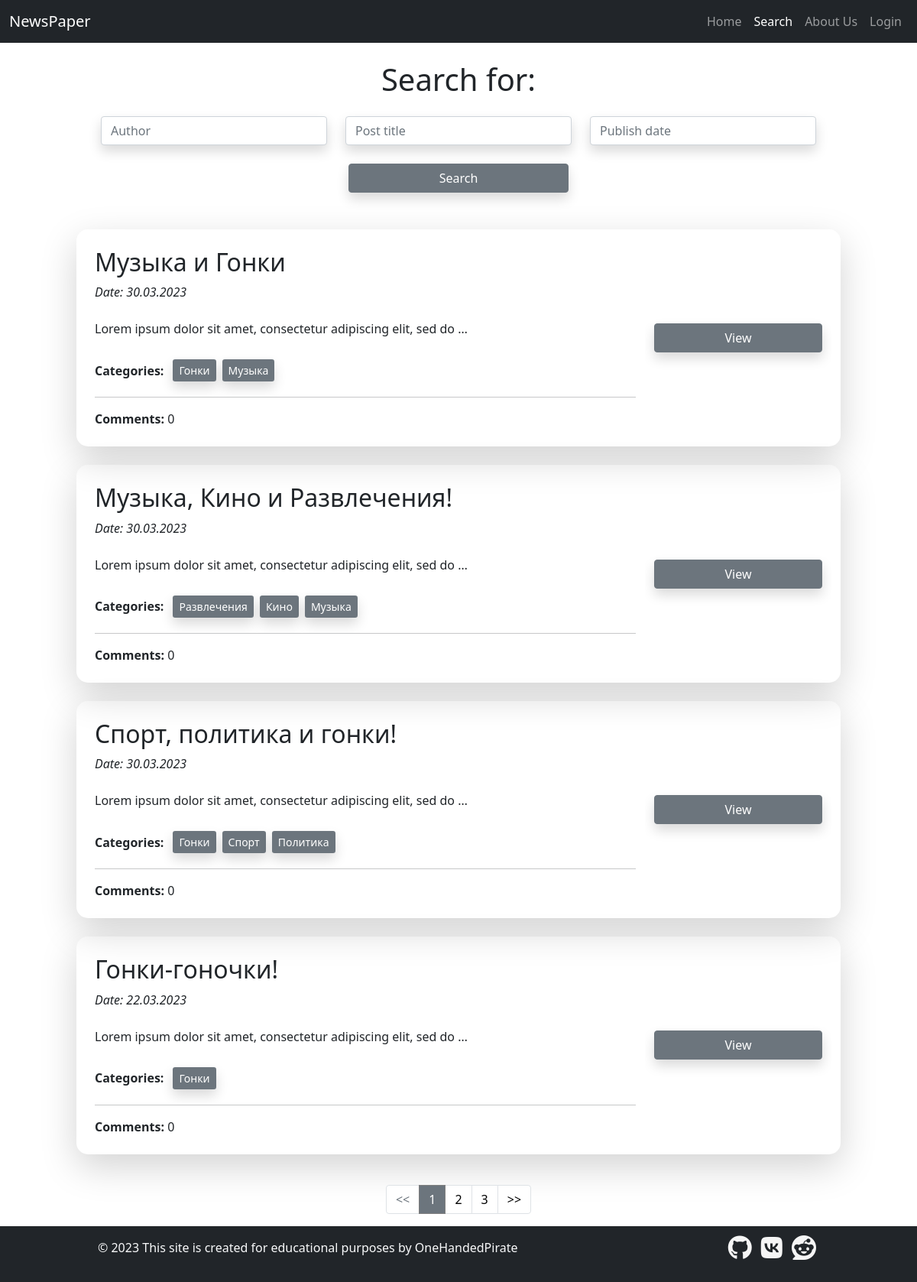
The app's page /news/search/ with its own data.
### news/models.py (models this page shows, shortened)
class Post(models.Model, Attitude):
    author = models.ForeignKey(Author, on_delete=models.CASCADE)
    type = models.CharField(max_length=1,
                            choices=[('N', 'News'), ('A', 'Article')],
                            default='A')
    publish_time = models.DateTimeField(auto_now_add=True)
    category = models.ManyToManyField(Category, through='PostCategory')
    title = models.CharField(max_length=150)
    text = models.TextField()
    rating = models.IntegerField(default=0)

class Category(models.Model):
    name = models.CharField(max_length=100, unique=True)
    subscribers = models.ManyToManyField(User, through='CategorySubscriber')

### news/views.py (the view)
# urls.py: path('search/', SearchPost.as_view(), name='search'),
class SearchPost(ListView):
    model = Post
    template_name = 'news/postSearch.html'
    context_object_name = 'search'
    queryset = Post.objects.order_by('-publish_time').annotate(
        comment_count=Count('comments')).prefetch_related(
        'category').select_related("author__author_user")
    paginate_by = 4
    def get_context_data(self, *, object_list=None, **kwargs):
        context = super().get_context_data(**kwargs)
        context['menu'] = menu
        context['filter'] = PostFilter(self.request.GET, queryset=self.get_queryset())
        context['filter_params'] = get_filter_params(self.request)
        user = self.request.user
        if user.is_authenticated:
            subscribed_categories = Category.objects.filter(
                categorysubscriber__subscriber=user)
            context['user_category'] = subscribed_categories
        return context
    def get_queryset(self):
        queryset = super().get_queryset().annotate(
            comment_count=Count('comments')).prefetch_related(
            'category').select_related("author__author_user")
        return PostFilter(self.request.GET, queryset=queryset).qs

### news/templatetags/news/custom_filters.py (called while the page is built)
@register.filter(name='censor')
def censor(value):
    banned_words = ['деньги', 'финансы', 'бабло', 'опционы', 'фьючерсы']
    original_text = value.split()
    bad_words = []
    for indx, word in enumerate(value.lower().split()):
        for bad_word in banned_words:
            if bad_word in word:
                bad_words.append(indx)
    for bad_word in bad_words:
        original_text[bad_word] = '*нехорошее слово*'
    return ' '.join(original_text)

@register.filter(name="is_author")
def has_group(user):
    return user.groups.filter(name='authors').exists()

### news/utils.py (called while the page is built)
def get_filter_params(request):
    temp = {p: v for p, v in request.GET.copy().items() if p != 'page'}
    if any([not not v for v in temp.values()]):
        return ''.join([f'&{p}={v}' for p, v in temp.items() if v])

### news/templates/news/postSearch.html (shortened to what this page needs)
{% extends 'news/default.html' %}
{% load widget_tweaks %}
{% load news.custom_filters %}
{% block content %}
    <h1 class="my-3 my-lg-4">Search for:</h1>
    <form method="get" class="mt-4">
        <div class='row col-10 mx-auto'>
            {% for f in filter.form %}
                <div class="col-4">{{ f|add_class:'shadow' }}</div>
            {% endfor %}
        </div>
        <div class="d-grid gap-2 col-3 mx-auto">
            <button type="submit" class="btn btn-secondary my-4 shadow">Search</button>
        </div>
    </form>
    {% for post in search %}
        {% include 'news/postInList.html' %}
    {% endfor %}
{% endblock %}

### news/templates/news/postInList.html (shortened to what this page needs)
{% load news.custom_filters %}
<div class="container-fluid rounded-5 shadow-lg p-4 my-4"
     style="border-radius: 15px; max-width: 1000px">
    <div class="row justify-content-between">
        <div class="text-start col-9 overflow-auto">
            <h2>{{ post.title | censor }}</h2>
            <p class="fst-italic">Date: {{ post.publish_time|date:'d.m.Y' }}</p>
            <p class="mt-4">{{ post.text | truncatewords:10 | censor }}</p>
            <div class="mt-4">
                {% include 'news/postCategoriesAjax.html' %}
            </div>
            <hr>
            <div>
                <span><strong>Comments:</strong> {{ post.comment_count }}</span>
            </div>
        </div>
        <div class="text-end col-3 d-flex flex-column align-items-end justify-content-center overflow-hidden">
            <div class="w-100">
                <a class="btn btn-secondary btn-block w-100 shadow" href="{% url 'post' post.pk %}">View</a>
            </div>
        </div>
    </div>
</div>

### news/templates/news/postCategoriesAjax.html
<div class="btn-group d-flex flex-wrap" role="group" aria-label="Categories">
    <span class="me-2 my-auto"><strong>Categories:</strong></span>
    {% for cat in post.category.all %}
        {% if is_authenticated %}
            {% if cat not in user_category %}
                <button
                        class="btn-sm btn-outline-secondary m-1 shadow"
                        data-url="{% url 'subscribe' cat.pk %}"
                        title="Press to subscribe"
                        onclick="subscribeCategory(event)"
                >
                    {{ cat.name }}
                </button>
            {% else %}
                <button
                        class="btn-sm btn-secondary m-1 shadow"
                        title="Press to unsubscribe"
                        data-url="{% url 'unsubscribe' cat.pk %}"
                        onclick="unsubscribeCategory(event)"
                >
                    {{ cat.name }}
                </button>
            {% endif %}
        {% else %}
            <span class="btn-sm btn-secondary m-1 shadow"
                  title="Login to subscribe">{{ cat.name }}</span>
        {% endif %}
    {% endfor %}
</div>

### records on screen
Post: title|censor "Музыка и Гонки", publish_time "30.03.2023", text|censor "Lorem ipsum dolor sit amet, consectetur adipiscing elit, sed do …", comment_count "0"
Category: name "Гонки"
Category: name "Музыка"
Post: title|censor "Музыка, Кино и Развлечения!", publish_time "30.03.2023", text|censor "Lorem ipsum dolor sit amet, consectetur adipiscing elit, sed do …", comment_count "0"
Category: name "Развлечения"
Category: name "Кино"
Post: title|censor "Спорт, политика и гонки!", publish_time "30.03.2023", text|censor "Lorem ipsum dolor sit amet, consectetur adipiscing elit, sed do …", comment_count "0"
Category: name "Спорт"
Category: name "Политика"
Post: title|censor "Гонки-гоночки!", publish_time "22.03.2023", text|censor "Lorem ipsum dolor sit amet, consectetur adipiscing elit, sed do …", comment_count "0"

### other values on screen
{{ item.title }} "Home"
{{ item.title }} "Search"
{{ item.title }} "About Us"
{{ item.title }} "Login"
{{ num }} "1"
{{ num }} "2" "3"
